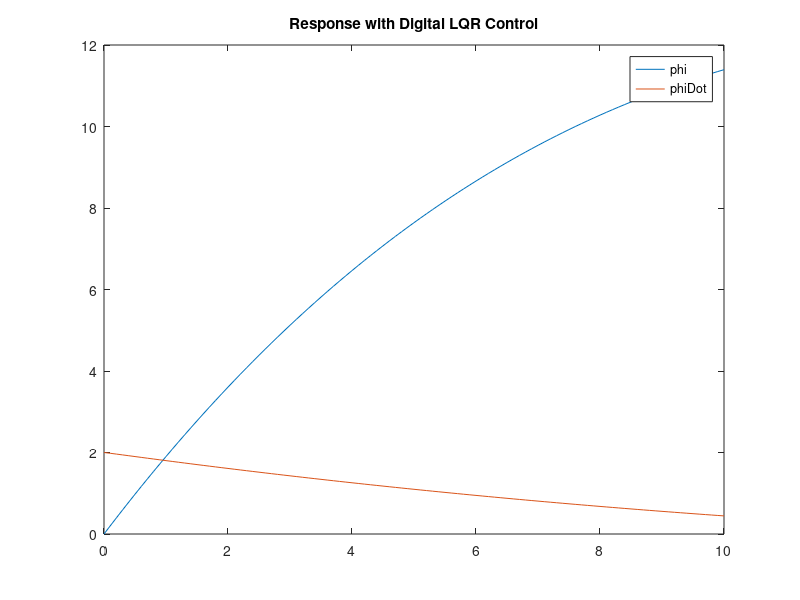
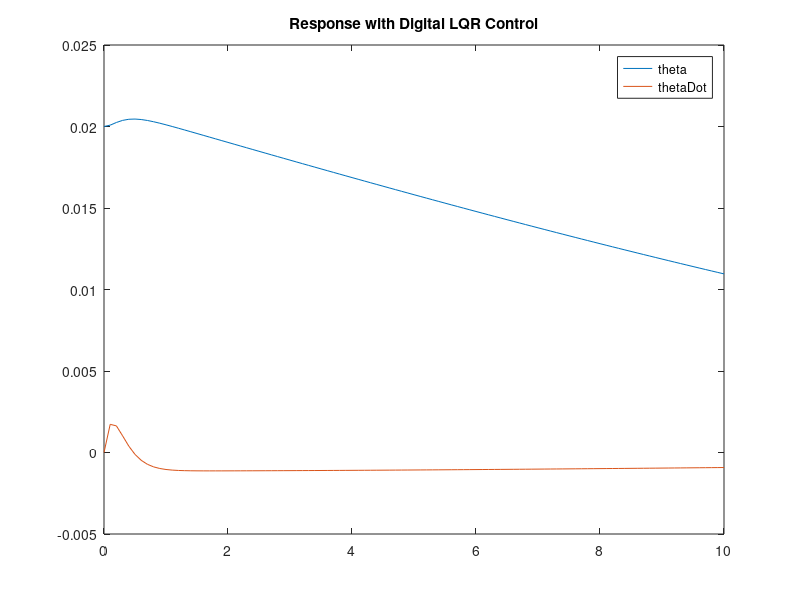
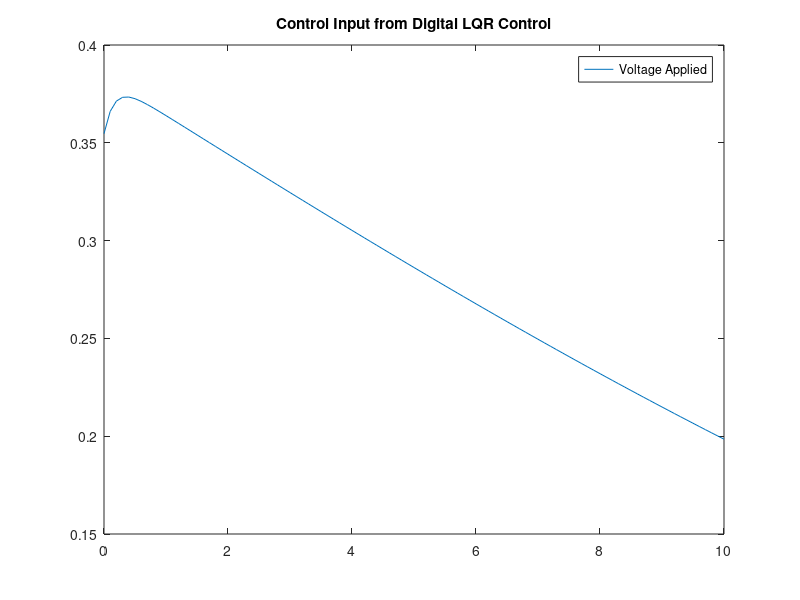

The MATLAB source for these figures, in order: (Note: this script raises an error after producing the figures.)
clear;


% properties of robot and earth
M  = 0.2;       % mass of both wheels kg
m  = 1.66;      % mass of body kg
g  = 9.8;       % gravity yo.
l  = 0.181;     % length from wheels to robot's COM (meters)
bf = 0.001;    % friction between wheels and floor
r = 0.0045;

% calculations
Lfull = l * 2;              % full length or robot
I  = (1/3)* m * Lfull^2;    % rotational intertia of robot ( was .071)
denom = (I*(M+m)+M*l^2*m);

% matrix prep
a22 = -bf*(m*l^2+I) / denom;
a23 = m^2*g*l^2 / denom;
a42 = -bf*m*l / denom;
a43 = m*l*g*(M + m) / denom;

a = [ 0 1   0   0;
      0 a22 a23 0;
      0 0   0   1;
      0 a42 a43 0;
    ];

b2 = (I + m * l^2) / denom;
b4 = m * l / denom;

b = [0; b2; 0; b4];

% Check out the open continuous loop poles.
poles_continuous = eig(a);

%% Construct State-Space System

states = {'phiDot' 'phiDDot' 'ThDot' 'ThDDot'};
inputs = ('Va');
outputs= {'phi' 'phiDot' 'Theta' 'ThDot'};

c = [1 0 0 0; 0 1 0 0; 0 0 1 0; 0 0 0 1];
d = [0; 0; 0; 0];
sys_ss = ss(a,b,c,d,'statename',states,'inputname',inputs,'outputname',outputs);

%% Convert Continuous to Discrete Time State-Space

% Set timestep value in seconds
Ts=0.1; % 10Hz

% Convert Continous Time Model to Discrete Time Model
sys_d = c2d(sys_ss,Ts,'zoh');

% Construct Discrete Time State-Space Matrices
A = sys_d.a;
B = sys_d.b;
C = sys_d.c;
D = sys_d.d;

% Note that log(poles_discrete)/Ts == poles_continuous
poles_discrete = eig(A);

%% Prepare for LQR

% State Weights for Q weight matrix
w = 1;          % phi state variable weight
x = 1;          % phiDot state variable weight
y = 1000;          % theta state variable weight
z = 1;          % thetaDot state variable weight

% Construct Q matrix (symmetric diagonal)
Q = [w 0 0 0;
     0 x 0 0;
     0 0 y 0;
     0 0 0 z];

% Assign R value for LQR input weight
R = 10000;

% Find LQR gain Matrix K and new poles e
[K,S,e] = dlqr(A,B,Q,R);

% check the poles
poles_from_dlqr = log(e)/Ts;

%% Manual Pole Placement

my_poles =  [0.9786 0.9553 0.8964 0.8499];
my_K = place(A,B,my_poles);

my_poles2 =  [0.9786 0.9553 0.9264 0.9199];
my_K2 = place(A,B,my_poles2);

%% Calculate continuous K for non-linear simulation below

cont_K = lqr(a, b, Q, R);


%% Save the matrices
dlmwrite('Ad_matrix.csv',A);
dlmwrite('Bd_matrix.csv',B);
dlmwrite('Kd_matrix.csv',K);

%% Closed Loop Discrete Time State-Space Model

% Construct state feedback discrete time state-space model matrices

Ac = (A-B*K);
Bc = B;
Cc = C;
Dc = D;

% Closed loop poles from state feedback

poles_LQR = eig(Ac);

% Construct discrete time state-space model for state feedback simulation

sys_cl = ss(Ac,Bc,Cc,Dc,Ts,'statename',states,'inputname',inputs,'outputname',outputs);

% Run simulation of system response based on initial angle of 0.2 radians.

% All states should converge on a value of zero to ensure robot maintains
% constant position, speed, tilt angle, and tilt rate of 0. Robot stays
% vertical and at initial position.

% Initialize time array in increments of model timestep
t = 0:Ts:10;

% Set initial conditions for simulation
x0=[0 2 .02 0];     % Inintial angle: 0.2 radians

[y,t,x]=initial(sys_cl,x0,t);

% Plot all state output

figure;
plot(t,y(:,1),t,y(:,2));
legend('phi','phiDot')
title('Response with Digital LQR Control')
%
%
% % Plot all state output
%
figure;
plot(t,y(:,3),t,y(:,4));
legend('theta','thetaDot')
title('Response with Digital LQR Control')
%
% %Plot control input due to LQR state feedback gain
%
figure;
plot(t,(K(1).*y(:,1)+K(2).*y(:,2)+K(3).*y(:,3)+K(4).*y(:,4)))
legend('Voltage Applied')
title('Control Input from Digital LQR Control')

%% Now lets simulate.

%Initial conditions
y0 = [0; 0; 0.10; 0];
tspan = 0:.001:5;

I__b = I;
m__b = m;
m__w = M;

% closed loop:
[t,y] = ode45(@(t,y)odes(y,I__b,m__b,m__w,bf,l,-g,-cont_K*y),tspan,y0);

%
% figure;
% subplot(2,3,1);
% plot(t, y(:,1));
% title('non-linear phi (wheels)');
%
% subplot(2,3,2);
% plot(t, y(:,2));
% title('non-linear phi dot (wheels)');
%
% subplot(2,3,3);
% plot(t, y(:,3));
% title('non-linear theta (body)');
%
% subplot(2,3,4);
% plot(t, y(:,4));
% title('non-linear theta dot (body)');
%
% subplot(2,3,5);
% plot(t,(K(1).*y(:,1)+K(2).*y(:,2)+K(3).*y(:,3)+K(4).*y(:,4)))
% title('gain u');
%
for k=1:100:length(t)
    drawpend(y(k,:),r,l);
end

%% These guys are used to power the Kalman filter in Simulink
kalman_C = [1 0 0 0; 0 0 1 0; 0 0 0 1];
kalman_D = [0; 0; 0];
kalman_R = [0.0001, 0, 0;
            0, 0.001, 0;
            0, 0, 0.001];
